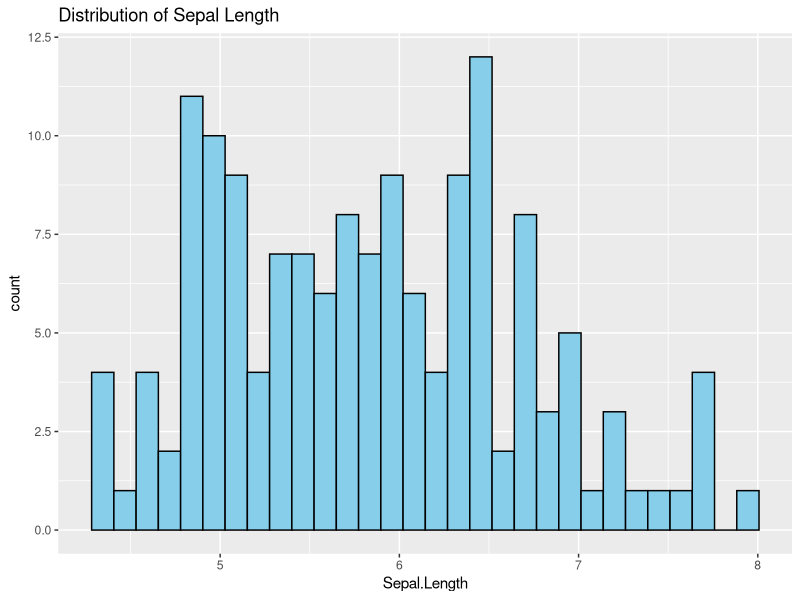
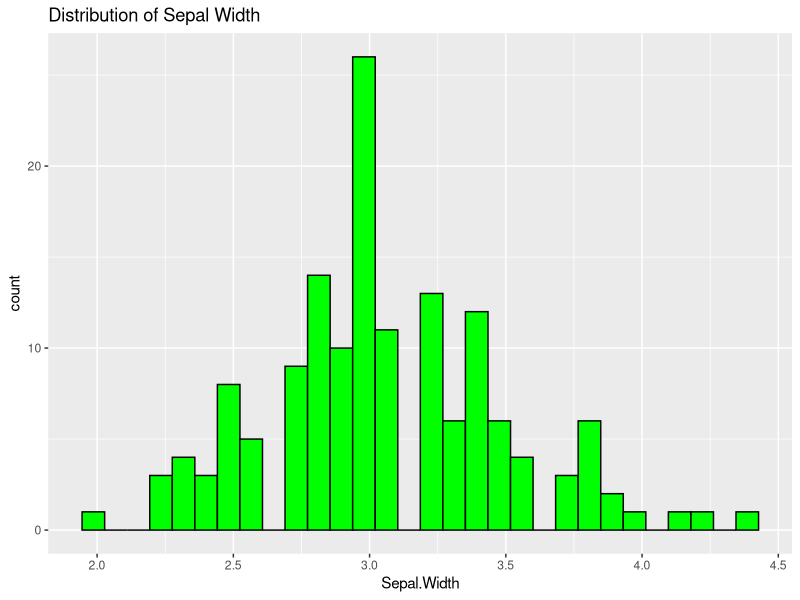
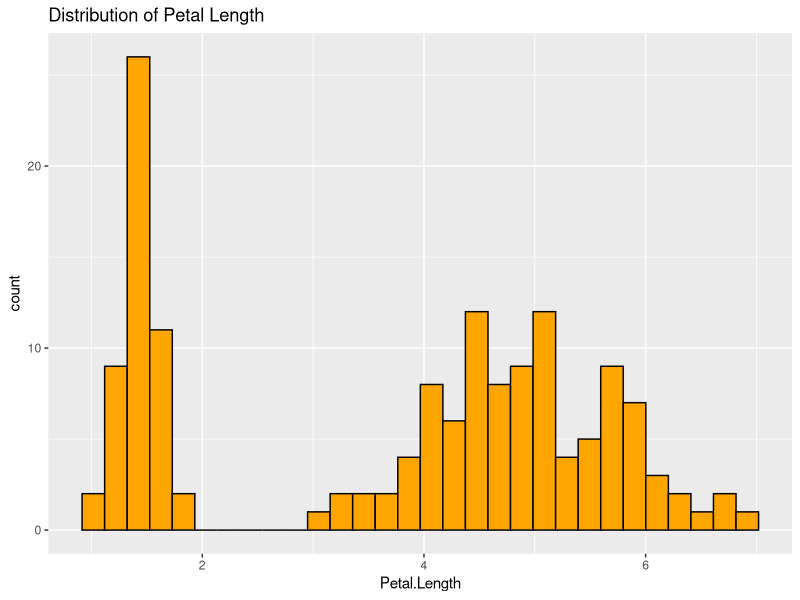
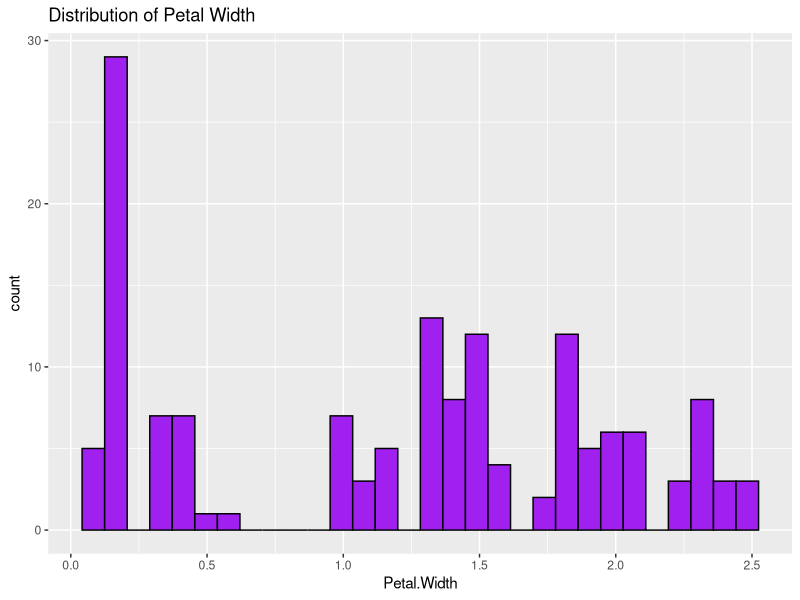
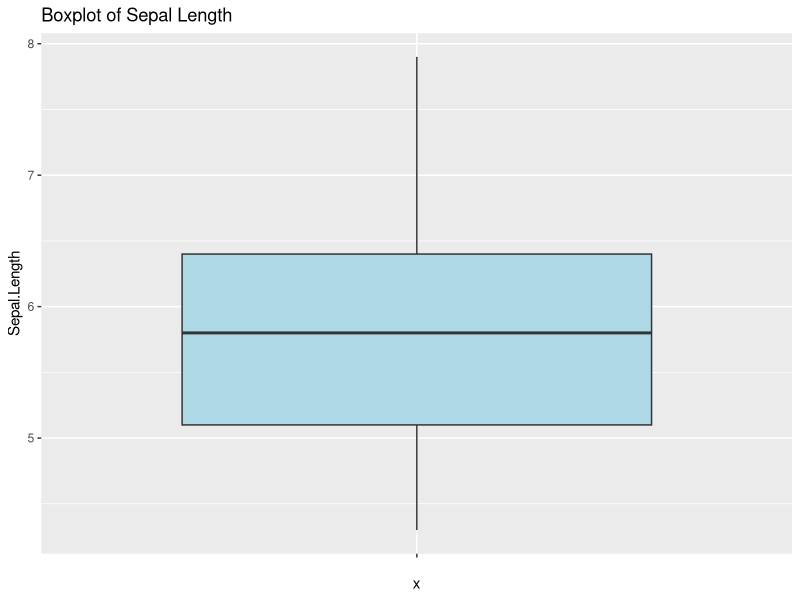
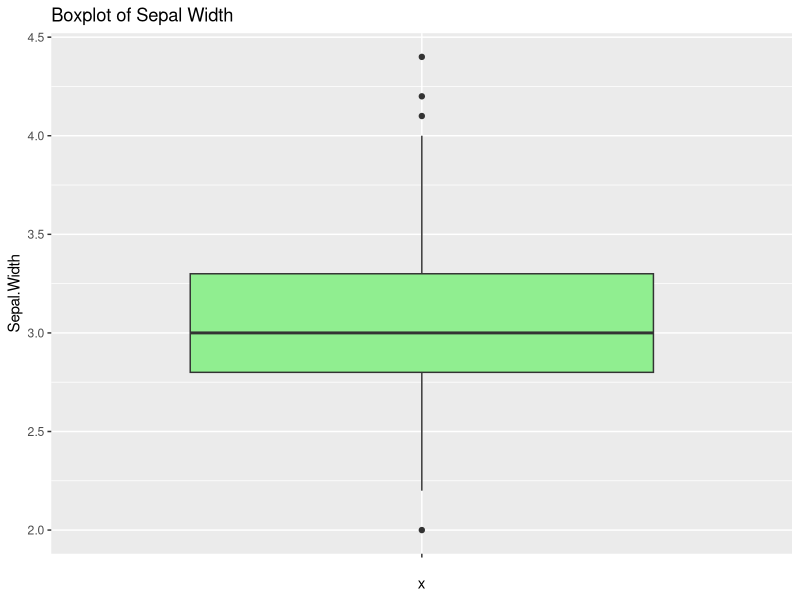
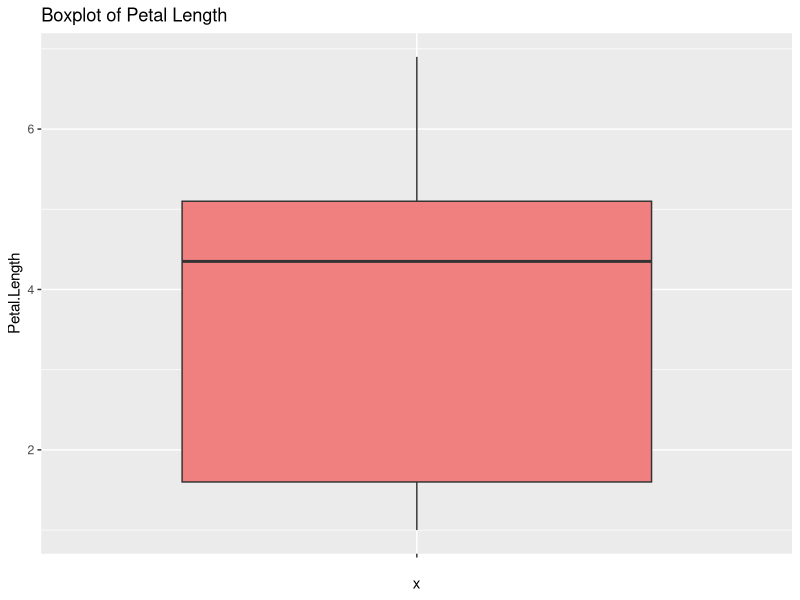
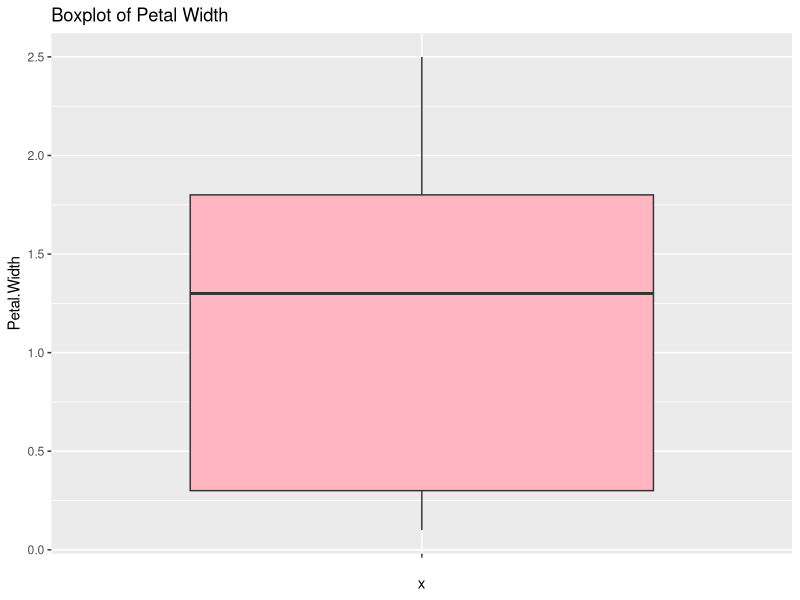

These figures' R source, in order:
# Step 1: Install and load necessary libraries
install.packages("ggplot2")  # For data visualization
install.packages("dplyr")    # For data manipulation
install.packages("corrplot") # For correlation plot

library(ggplot2)
library(dplyr)
library(corrplot)

# Step 2: Load the dataset
# You can replace this with your dataset from Kaggle or UCI
data(iris)  # Loading the Iris dataset

# Step 3: View basic information and summary of the dataset
head(iris)           # First few rows of the dataset
summary(iris)        # Summary statistics for each variable
str(iris)            # Structure of the dataset (data types)

# Step 4: Check for missing values
sum(is.na(iris))     # Check if there are any missing values

# Step 5: Visualize the distribution of variables

# Histogram for each numeric variable
ggplot(iris, aes(x = Sepal.Length)) +
  geom_histogram(bins = 30, fill = "skyblue", color = "black") +
  ggtitle("Distribution of Sepal Length")

ggplot(iris, aes(x = Sepal.Width)) +
  geom_histogram(bins = 30, fill = "green", color = "black") +
  ggtitle("Distribution of Sepal Width")

ggplot(iris, aes(x = Petal.Length)) +
  geom_histogram(bins = 30, fill = "orange", color = "black") +
  ggtitle("Distribution of Petal Length")

ggplot(iris, aes(x = Petal.Width)) +
  geom_histogram(bins = 30, fill = "purple", color = "black") +
  ggtitle("Distribution of Petal Width")

# Step 6: Check for outliers using boxplots

# Boxplot for each numeric variable
ggplot(iris, aes(x = "", y = Sepal.Length)) +
  geom_boxplot(fill = "lightblue") +
  ggtitle("Boxplot of Sepal Length")

ggplot(iris, aes(x = "", y = Sepal.Width)) +
  geom_boxplot(fill = "lightgreen") +
  ggtitle("Boxplot of Sepal Width")

ggplot(iris, aes(x = "", y = Petal.Length)) +
  geom_boxplot(fill = "lightcoral") +
  ggtitle("Boxplot of Petal Length")

ggplot(iris, aes(x = "", y = Petal.Width)) +
  geom_boxplot(fill = "lightpink") +
  ggtitle("Boxplot of Petal Width")

# Step 7: Scatter plot to visualize relationships between variables

# Scatter plot between Sepal.Length and Sepal.Width
ggplot(iris, aes(x = Sepal.Length, y = Sepal.Width, color = Species)) +
  geom_point(size = 3) +
  ggtitle("Sepal Length vs Sepal Width") +
  theme_minimal()

# Scatter plot between Petal.Length and Petal.Width
ggplot(iris, aes(x = Petal.Length, y = Petal.Width, color = Species)) +
  geom_point(size = 3) +
  ggtitle("Petal Length vs Petal Width") +
  theme_minimal()

# Step 8: Visualize correlation between numeric variables
cor_matrix <- cor(iris[,1:4])  # Correlation matrix (exclude Species, which is non-numeric)
corrplot(cor_matrix, method = "circle")

# Step 9: Pair plot for visualizing relationships between all numeric variables
pairs(iris[1:4], main = "Pair plot of Iris dataset", pch = 21, bg = c("red", "green3", "blue")[unclass(iris$Species)])

# Step 10: Interpretation and conclusion
# From the visualizations:
# 1. Petal.Length and Petal.Width are strongly correlated.
# 2. The Sepal.Length variable has a fairly normal distribution, but Sepal.Width shows a slight skew.
# 3. Outliers can be seen in Sepal.Width from the boxplot.
